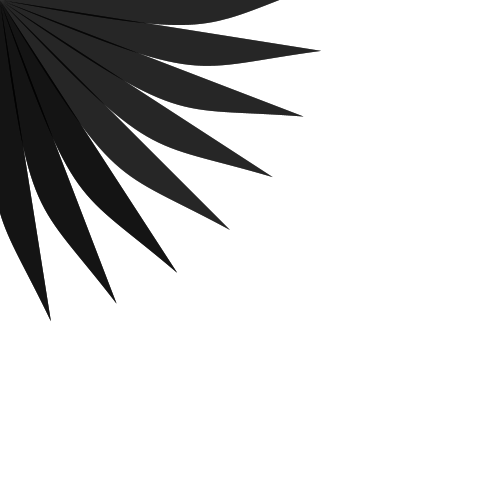
Frame 1 (no input)
Frame 60 (the mouse pressed at the canvas centre just before this capture): identical to frame 1, image omitted
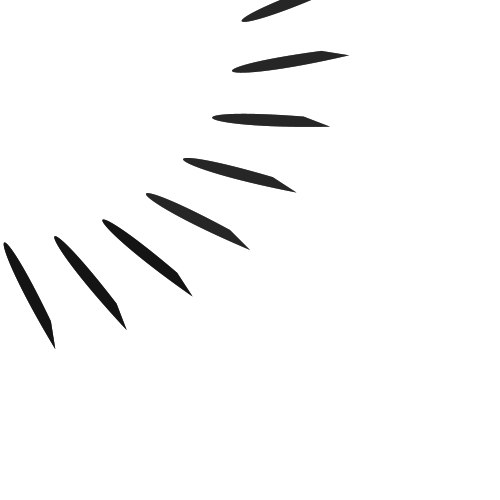
Frame 120 (the mouse held since frame 60 and released just before this capture)

The Processing sketch that drew these frames (run headless with seeded random() and noise(); from frame 60 on, the mouse is pressed at the canvas centre):

// Processing sketch: processing_84236
// ── processing_84236.pde

void setup()
{
  size(500, 500);
  
}
 
void draw()
   {   
      
      
  background(255);
  noStroke();
  smooth();
      
      fill(0,120);    
 
  for (int posX=25; posX<= 475; posX = posX+50)
 
    for (int posY=25; posY<= 475; posY = posY+50)
    {
  rotate(PI/15); 
  scale(1);
 bezier(230, 230, 110, 165, 120, 195, mouseX, mouseY);
       
      
}

}
